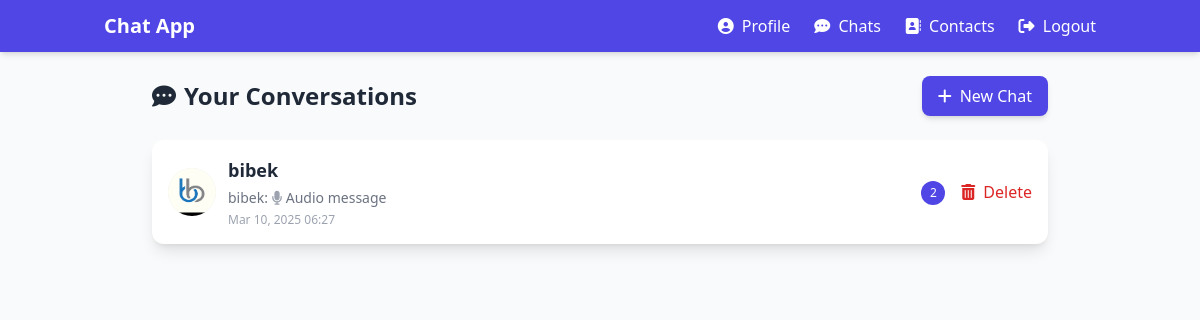
Screenshot of / (signed in) with the database file from the repository.
### chat/models.py (models this page shows, shortened)
class Message(models.Model):
    MESSAGE_TYPES = (
        ('text', 'Text'),
        ('audio', 'Audio'),
        ('file', 'File'),
    )
    room = models.ForeignKey(Room, related_name='messages', on_delete=models.CASCADE)
    sender = models.ForeignKey(User, related_name='sent_messages', on_delete=models.CASCADE)
    content = models.TextField(blank=True)
    file = models.FileField(upload_to='chat_files/', blank=True, null=True)
    message_type = models.CharField(max_length=10, choices=MESSAGE_TYPES, default='text')
    timestamp = models.DateTimeField(auto_now_add=True)
    is_read = models.BooleanField(default=False)
    class Meta:
        ordering = ['timestamp']

### chat/views.py (the view)
# urls.py: path('', views.index, name='index'),
@login_required
def index(request):
    rooms = Room.objects.filter(participants=request.user).order_by('-created_at')
    room_data = []
    for room in rooms:
        latest_message = room.messages.last()
        other_participants = room.participants.exclude(id=request.user.id)
        participant_profiles = []
        for participant in other_participants:
            profile = Profile.objects.filter(user=participant).first()
            participant_profiles.append({
                'username': participant.username,
                'profile_picture': profile.profile_picture if profile and profile.profile_picture else None
            })
        room_info = {
            'id': room.id,
            'name': room.name if room.name else ", ".join([user.username for user in other_participants]),
            'latest_message': latest_message,
            'other_participants': other_participants,
            'participant_profiles': participant_profiles,
            'unread_count': room.messages.filter(is_read=False).exclude(sender=request.user).count(),
        }
        room_data.append(room_info)
    return render(request, 'chat/index.html', {
        'room_data': room_data,
    })

### chat/templates/chat/index.html (shortened to what this page needs)
{% extends 'base.html' %}
{% block content %}
<div class="max-w-4xl mx-auto">
  <div class="flex justify-between items-center mb-6">
    <h1 class="text-2xl font-bold text-gray-800">
      <i class="fas fa-comment-dots mr-2"></i>Your Conversations
    </h1>
    <a href="{% url 'contacts' %}" class="bg-indigo-600 hover:bg-indigo-700 text-white py-2 px-4 rounded-lg transition shadow-md flex items-center">
      <i class="fas fa-plus mr-2"></i> New Chat
    </a>
  </div>
  <div class="bg-white rounded-xl shadow-lg overflow-hidden">
    {% if room_data %}
      <div class="divide-y divide-gray-100">
        {% for room in room_data %}
          <a href="{% url 'room' room.id %}" class="block hover:bg-gray-50 transition">
            <div class="p-4 flex justify-between items-center space-x-4">
              <div class="flex-1 min-w-0">
                <div class="flex items-center">
                  {% if room.is_group %}
                    <div class="w-12 h-12 bg-indigo-100 rounded-full flex items-center justify-center mr-3 flex-shrink-0">
                      <i class="fas fa-users text-indigo-500 text-lg"></i>
                    </div>
                  {% else %}
                    <div class="w-12 h-12 bg-gray-200 rounded-full flex items-center justify-center mr-3 flex-shrink-0">
                      {% for profile in room.participant_profiles %}
                        {% if profile.profile_picture %}
                          <img src="{{ profile.profile_picture.url }}" alt="{{ profile.username }}" class="w-12 h-12 rounded-full">
                        {% else %}
                          <i class="fas fa-user text-gray-500"></i>
                        {% endif %}
                      {% endfor %}
                    </div>
                  {% endif %}
                  <div class="flex-1 min-w-0">
                    <h3 class="text-lg font-semibold text-gray-800 truncate">{{ room.name }}</h3>
                    {% if room.latest_message %}
                      <p class="text-sm text-gray-500 truncate mt-1">
                        {% if room.latest_message.sender == request.user %}
                          <span class="font-medium">You: </span>
                        {% else %}
                          <span class="font-medium">{{ room.latest_message.sender.username }}: </span>
                        {% endif %}
                        {% if room.latest_message.message_type == 'text' %}
                          {{ room.latest_message.content|truncatechars:40 }}
                        {% elif room.latest_message.message_type == 'audio' %}
                          <i class="fas fa-microphone text-gray-400"></i> Audio message
                        {% else %}
                          <i class="fas fa-file text-gray-400"></i> File
                        {% endif %}
                      </p>
                      <p class="text-xs text-gray-400 mt-1">{{ room.latest_message.timestamp|date:"M d, Y H:i" }}</p>
                    {% else %}
                      <p class="text-sm text-gray-500 mt-1">No messages yet</p>
                    {% endif %}
                  </div>
                </div>
              </div>
              <div class="ml-4 flex-shrink-0">
                {% if room.unread_count > 0 %}
                  <span class="inline-flex items-center justify-center h-6 w-6 rounded-full bg-indigo-600 text-white text-xs font-medium">
                    {{ room.unread_count }}
                  </span>
                {% endif %}
              </div>
              <div class="ml-4 flex-shrink-0">
                <form method="post" action="{% url 'delete_chat' room.id %}" onsubmit="return confirm('Are you sure you want to delete this chat?');">
                  <button type="submit" class="text-red-600 hover:text-red-700 font-medium transition">
                    <i class="fas fa-trash-alt mr-2"></i>Delete
                  </button>
                </form>
              </div>
            </div>
          </a>
        {% endfor %}
      </div>
    {% endif %}
  </div>
</div>
{% endblock %}

### rows the page displays
Message: name "bibek", latest_message.sender.username "bibek", message_type "audio" (drawn), latest_message.timestamp "Mar 10, 2025 06:27", unread_count "2"
